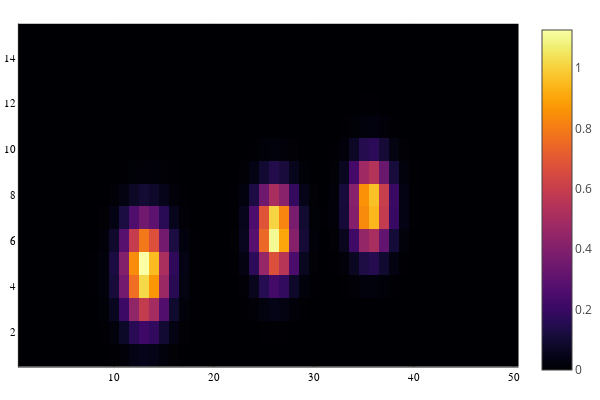

Notebook source saved alongside this figure:
### Markdown cell above
### Modele pour une microlentille

### Code cell
bbox = BoundingBox(xmin=1, ymin=1, xmax=15, ymax=50); #size of bbox
@show a0= 1. .- 0.2 .* randn(Float64,length(λlaser));
@show fwhm0= 5. .-  2. .* rand(Float64,length(λlaser));
laser =  LaserModel(λlaser,a0,fwhm0);
lmod = LensletModel(λ0,laser.nλ-1,bbox);

C0 = zeros(2,laser.nλ)
@show C0[1:2,1:2] = [[ 6.2 10]; [25 80]]

#affichage de l'image
UpdateDispModel(lmod.dmodel,C0)
limage = LensletLaserImage(lmod,laser)
heatmap(limage)

### Figure 1 — Plotly figure (JSON) as saved in the notebook; plotly's stock layout.template omitted (floating-point values rounded to 4 significant figures; data arrays with more than 128 entries replaced by an {"elided": "..."} marker saying what was removed)
{"data": [{"colorbar": {"title": ""}, "colorscale": {"elided": "256x2 mixed values"}, "hoverinfo": "none", "name": "y1", "showlegend": false, "showscale": true, "type": "heatmap", "x": [0.5, 1.5, 2.5, 3.5, 4.5, 5.5, 6.5, 7.5, 8.5, 9.5, 10.5, 11.5, 12.5, 13.5, 14.5, 15.5, 16.5, 17.5, 18.5, 19.5, 20.5, 21.5, 22.5, 23.5, 24.5, 25.5, 26.5, 27.5, 28.5, 29.5, 30.5, 31.5, 32.5, 33.5, 34.5, 35.5, 36.5, 37.5, 38.5, 39.5, 40.5, 41.5, 42.5, 43.5, 44.5, 45.5, 46.5, 47.5, 48.5, 49.5, 50.5], "xaxis": "x", "y": [0.5, 1.5, 2.5, 3.5, 4.5, 5.5, 6.5, 7.5, 8.5, 9.5, 10.5, 11.5, 12.5, 13.5, 14.5, 15.5], "yaxis": "y", "z": {"elided": "15x50 float values"}, "zmax": 1.126, "zmin": 1.611e-34}], "layout": {"annotations": [], "height": 400, "legend": {"bgcolor": "rgba(255, 255, 255, 1.000)", "bordercolor": "rgba(0, 0, 0, 1.000)", "borderwidth": 1, "font": {"color": "rgba(0, 0, 0, 1.000)", "family": "sans-serif", "size": 11}, "title": {"font": {"color": "rgba(0, 0, 0, 1.000)", "family": "sans-serif", "size": 15}, "text": ""}, "tracegroupgap": 0, "traceorder": "normal", "x": 1, "xanchor": "auto", "y": 1, "yanchor": "auto"}, "margin": {"b": 20, "l": 0, "r": 0, "t": 20}, "paper_bgcolor": "rgba(255, 255, 255, 1.000)", "plot_bgcolor": "rgba(255, 255, 255, 1.000)", "showlegend": true, "width": 600, "xaxis": {"anchor": "y", "domain": [0.03619, 0.9934], "gridcolor": "rgba(0, 0, 0, 0.100)", "gridwidth": 0.5, "linecolor": "rgba(0, 0, 0, 1.000)", "mirror": false, "range": [0.5, 50.5], "showgrid": true, "showline": true, "showticklabels": true, "tickangle": 0, "tickcolor": "rgb(0, 0, 0)", "tickfont": {"color": "rgba(0, 0, 0, 1.000)", "family": "sans-serif", "size": 11}, "tickmode": "array", "ticks": "inside", "ticktext": ["10", "20", "30", "40", "50"], "tickvals": [10, 20, 30, 40, 50], "title": "", "titlefont": {"color": "rgba(0, 0, 0, 1.000)", "family": "sans-serif", "size": 15}, "type": "-", "visible": true, "zeroline": false, "zerolinecolor": "rgba(0, 0, 0, 1.000)"}, "yaxis": {"anchor": "x", "domain": [0.03762, 0.9902], "gridcolor": "rgba(0, 0, 0, 0.100)", "gridwidth": 0.5, "linecolor": "rgba(0, 0, 0, 1.000)", "mirror": false, "range": [0.5, 15.5], "showgrid": true, "showline": true, "showticklabels": true, "tickangle": 0, "tickcolor": "rgb(0, 0, 0)", "tickfont": {"color": "rgba(0, 0, 0, 1.000)", "family": "sans-serif", "size": 11}, "tickmode": "array", "ticks": "inside", "ticktext": ["2", "4", "6", "8", "10", "12", "14"], "tickvals": [2, 4, 6, 8, 10, 12, 14], "title": "", "titlefont": {"color": "rgba(0, 0, 0, 1.000)", "family": "sans-serif", "size": 15}, "type": "-", "visible": true, "zeroline": false, "zerolinecolor": "rgba(0, 0, 0, 1.000)"}}}
